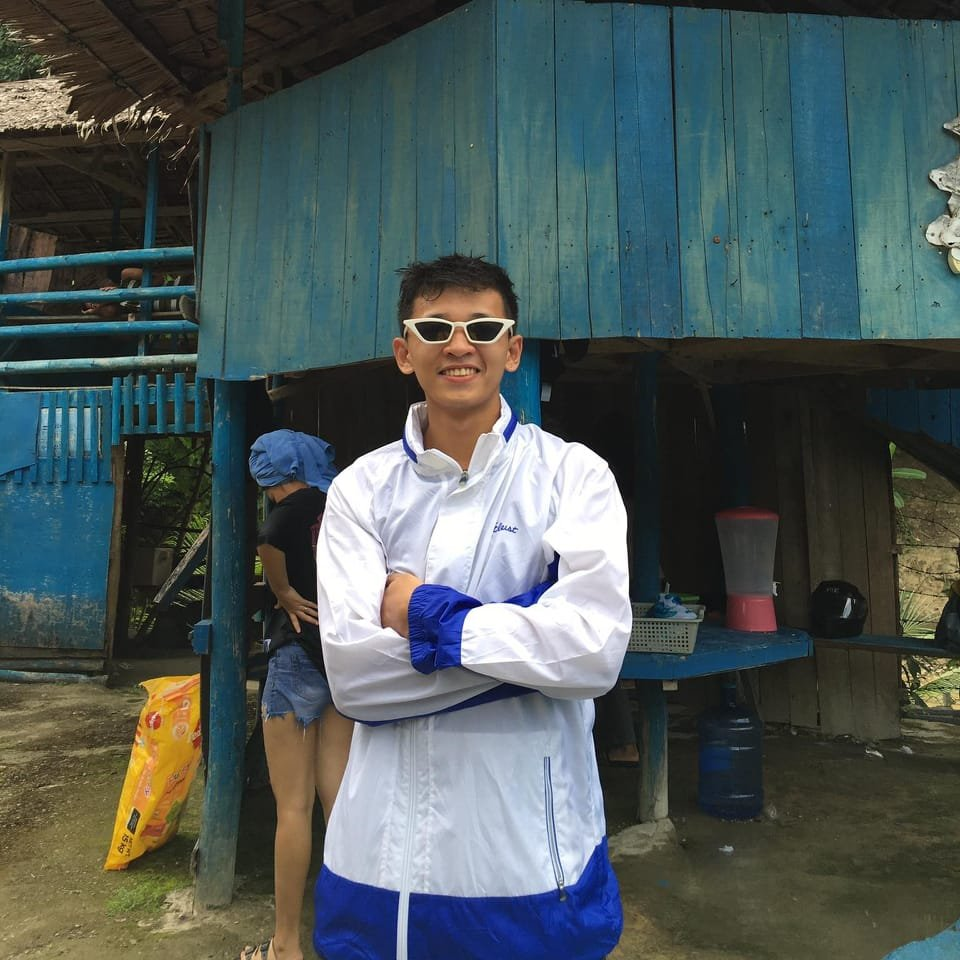
#> input picture Studet photo/364611658_2167526846775107_4682785096370128021_n.jpg, 960 x 960 px
$ python visual_feedback.py 'Studet photo/364611658_2167526846775107_4682785096370128021_n.jpg'   (older library calls are emulated)
#> lines starting #> are read from the running program, lines starting #| are printed output that depends on the picture; after the words box and inside, x2 and y2 are one past the last pixel; in counts of white or black regions, pixels touching at a corner belong together
### face_validation.py
import cv2
import numpy as np
import os
from PIL import Image
import io

class FaceValidator:
    def __init__(self):
        # Configuration parameters - you can adjust these
        self.blur_threshold = 80  # Lowered from 100 to be more lenient on blur
        self.background_threshold = 35  # Increased from 30 to be more lenient on background
        self.min_face_size = 0.08  # Lowered from 0.1 to allow slightly smaller faces
        self.max_face_size = 0.75  # Increased from 0.7 to allow slightly larger faces
        self.position_tolerance = 0.25  # Increased from 0.2 to be more lenient on centering

        # Load face cascade
        cascade_path = cv2.data.haarcascades + "haarcascade_frontalface_default.xml"
        self.face_cascade = cv2.CascadeClassifier(cascade_path)

        # Load eye cascade for additional validation
        eye_cascade_path = cv2.data.haarcascades + "haarcascade_eye.xml"
        self.eye_cascade = cv2.CascadeClassifier(eye_cascade_path)

    def validate_from_file(self, image_path):
        """Validate a profile image from a file path"""
        # Read image
        image = cv2.imread(image_path)
#> image is the input picture: shape (960, 960, 3); mean B, G, R 87.2, 88, 76.3
        if image is None:
            return {"valid": False, "error": "Could not read image file"}

        return self._validate_image(image)

    # [18 lines left out: functions validate_from_buffer, validate_from_pil, not called in this run]

    def _validate_image(self, image):
        """Core validation logic for a profile image"""
        # Check image dimensions and resize if needed
        height, width = image.shape[:2]
#> height = 960; width = 960
        if width < 300 or height < 300:
            # If image is too small but has reasonable dimensions, try to resize it
            if width >= 150 and height >= 150 and width/height >= 0.5 and width/height <= 2.0:
                # Resize to minimum dimensions
                scale = max(300/width, 300/height)
                new_width = int(width * scale)
                new_height = int(height * scale)
                image = cv2.resize(image, (new_width, new_height), interpolation=cv2.INTER_LANCZOS4)
                height, width = image.shape[:2]
                print(f"Image resized from {width}x{height} to {new_width}x{new_height}")
            else:
                return {"valid": False, "error": "Image resolution too low (minimum 300x300 pixels required)"}

        # Check if image is blurry
        blur_result = self._check_image_blur(image)
        if blur_result["is_blurry"]:
            return {
                "valid": False,
                "error": "Image is too blurry. Please upload a clearer photo.",
                "details": blur_result
            }

        # Check background
        background_result = self._check_background(image)
        if not background_result["is_plain_background"]:
            return {
                "valid": False,
                "error": "Background is not plain or uniform. Please use a solid white or light background.",
                "details": background_result
            }

        if not background_result["is_light_background"]:
            return {
                "valid": False,
                "error": "Background is not light enough. Please use a white or light-colored background.",
                "details": background_result
            }

        # Detect face and validate
        face_result = self._validate_face(image)
        if not face_result["valid"]:
            return face_result

        # All checks passed
        return {
            "valid": True,
            "message": "Profile image meets all requirements",
            "details": {
                "blur": blur_result,
                "background": background_result,
                "face": face_result
            }
        }

    def _check_image_blur(self, image):
        """Check if an image is blurry using Laplacian variance"""
        gray = cv2.cvtColor(image, cv2.COLOR_BGR2GRAY)
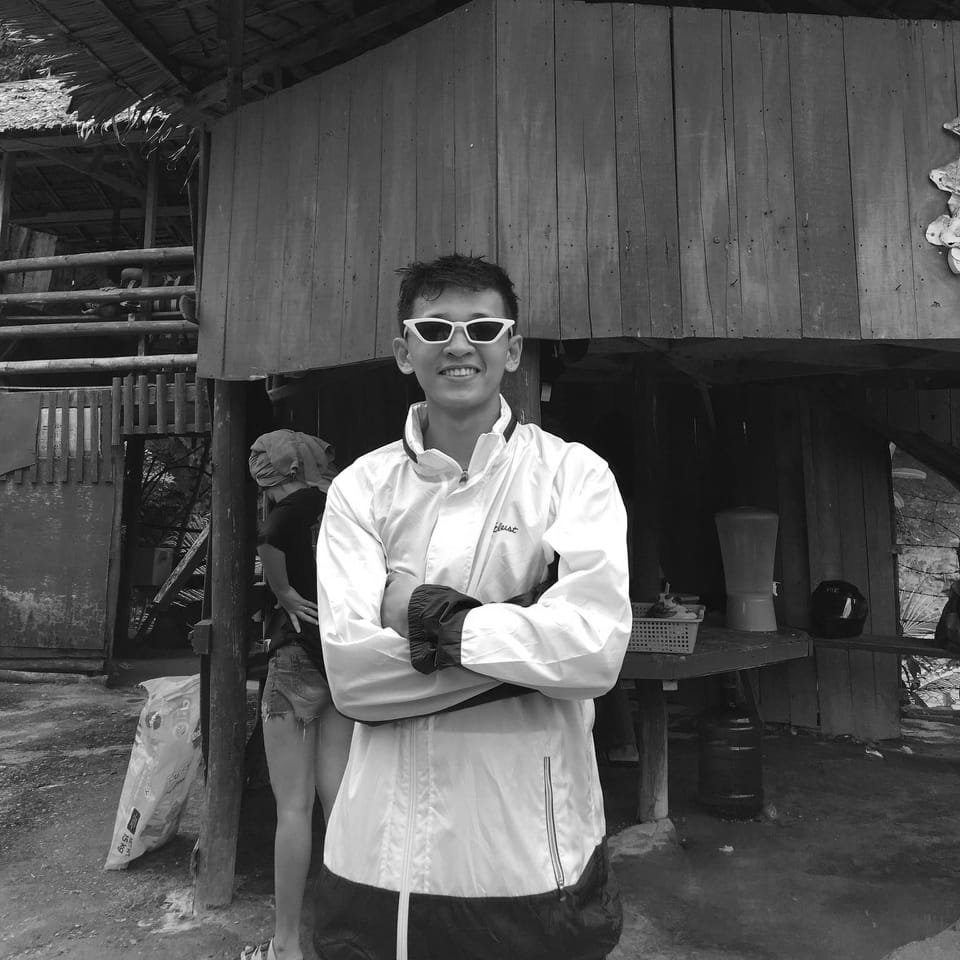
#> gray: shape (960, 960); min 0, max 255, mean 84.4
        laplacian_var = cv2.Laplacian(gray, cv2.CV_64F).var()
#> laplacian_var = 560.8
#> in _validate_image, `blur_result = self._check_image_blur(image)`: blur_result = {'is_blurry': False, 'laplacian_variance': 560.8, 'threshold': 80}

        return {
            "is_blurry": laplacian_var < self.blur_threshold,
            "laplacian_variance": laplacian_var,
            "threshold": self.blur_threshold
        }

    def _check_background(self, image):
        """Check if image has a plain, uniform background"""
        # Sample background from edges
        h, w = image.shape[:2]
#> h = 960; w = 960

        # Sample points from edges
        edge_points = [
            (0, 0),                # Top-left
            (w-1, 0),              # Top-right
            (0, h-1),              # Bottom-left
            (w-1, h-1),            # Bottom-right
            (w//2, 0),             # Top-middle
            (w//2, h-1),           # Bottom-middle
            (0, h//2),             # Left-middle
            (w-1, h//2)            # Right-middle
        ]

        # Get background color samples
        bg_colors = []
        for x, y in edge_points:
            bg_colors.append(image[y, x])
#> after the loop, bg_colors = [[34, 43, 56], [30, 30, 30], [71, 114, 129], [138, 129, 85], [65, 61, 42], [106, 32, 14], [66, 49, 10], [20, 23, 21]]

        # Calculate average background color
        avg_bg = np.mean(bg_colors, axis=0)
#> avg_bg = [66.25, 60.12, 48.38]

        # Count pixels that differ significantly from background
        non_bg_pixels = 0
        total_pixels = h * w
#> total_pixels = 921600

        # Sample a subset of pixels for efficiency
        sample_step = max(1, min(h, w) // 100)
#> sample_step = 9

        for y in range(0, h, sample_step):
            for x in range(0, w, sample_step):
                pixel = image[y, x]
                color_diff = np.sqrt(np.sum((pixel - avg_bg) ** 2))
                if color_diff > self.background_threshold:
                    non_bg_pixels += 1
#> after the loop, non_bg_pixels = 9420

        # Adjust for sampling
        sampled_pixels = (h // sample_step) * (w // sample_step)
#> sampled_pixels = 11236
        non_bg_percentage = (non_bg_pixels / sampled_pixels) * 100
#> non_bg_percentage = 83.84

        # Check if background is light colored
        is_light_bg = (
            avg_bg[0] > 200 and
            avg_bg[1] > 200 and
            avg_bg[2] > 200
        )
#> is_light_bg = False

        return {
            "is_plain_background": non_bg_percentage < 30,
            "is_light_background": is_light_bg,
            "background_percentage": 100 - non_bg_percentage,
            "avg_background": avg_bg.tolist()
        }

    # [160 lines left out: functions _validate_face, process_profile_picture, not called in this run]

### visual_feedback.py
import cv2
import numpy as np
import os
import argparse
from face_validation import FaceValidator

def visualize_validation(image_path, output_path=None):
    """
    Create a visual representation of validation results to help users understand
    why their photo passed or failed validation.
    """
    # Initialize validator
    validator = FaceValidator()

    # Validate image
    result = validator.validate_from_file(image_path)
#> in _validate_image, `background_result = self._check_background(image)`: background_result = {'is_plain_background': False, 'is_light_background': False, 'background_percentage': 16.16, 'avg_background': [66.25, 60.12, 48.38]}
#> result = 3 items

    # Read image
    image = cv2.imread(image_path)
    if image is None:
        print(f"Could not read image: {image_path}")
        return

    # Create a visualization canvas
    height, width = image.shape[:2]
#> height = 960; width = 960
    canvas_width = max(width, 500)
#> canvas_width = 960
    canvas_height = height + 300  # Extra space for feedback
#> canvas_height = 1260
    canvas = np.ones((canvas_height, canvas_width, 3), dtype=np.uint8) * 255

    # Add image to canvas
    y_offset = 10
    x_offset = (canvas_width - width) // 2
#> x_offset = 0
    canvas[y_offset:y_offset+height, x_offset:x_offset+width] = image
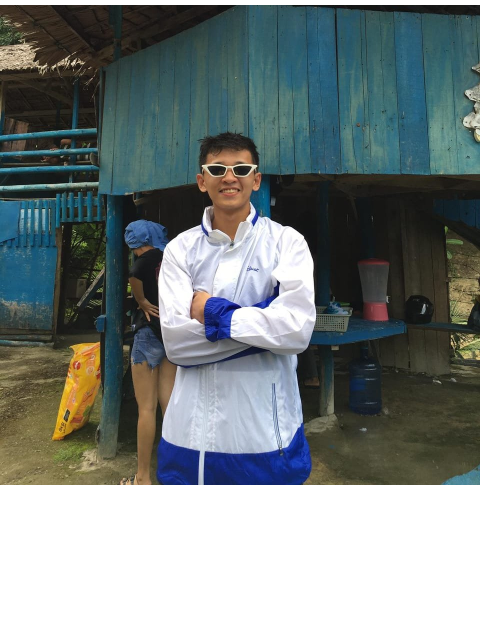
#> canvas: shape (1260, 960, 3) (shown at 1/2 size); mean B, G, R 127.1, 127.7, 118.8

    # Add colored border based on validation result
    border_color = (0, 255, 0) if result["valid"] else (0, 0, 255)  # Green for valid, Red for invalid
#> border_color = (0, 0, 255)
    cv2.rectangle(
        canvas,
        (x_offset-5, y_offset-5),
        (x_offset+width+5, y_offset+height+5),
        border_color,
        3
    )

    # Add validation result header
    header_y = y_offset + height + 40
#> header_y = 1010
    header_text = "✓ VALID: Photo meets all requirements" if result["valid"] else "✗ INVALID: " + result["error"]
    header_color = (0, 150, 0) if result["valid"] else (0, 0, 150)
#> header_color = (0, 0, 150)

    cv2.putText(
        canvas,
        header_text,
        (20, header_y),
        cv2.FONT_HERSHEY_SIMPLEX,
        0.8,
        header_color,
        2
    )

    # Add detailed feedback
    y_pos = header_y + 40
#> y_pos = 1050
    line_height = 30

    if "details" in result:
        # Blur check
        if "blur" in result["details"]:
            blur = result["details"]["blur"]
            blur_text = f"Blur check: {'FAILED' if blur['is_blurry'] else 'PASSED'} - Sharpness score: {blur['laplacian_variance']:.1f}/{blur['threshold']}"
            blur_color = (0, 0, 150) if blur["is_blurry"] else (0, 150, 0)
            cv2.putText(canvas, blur_text, (20, y_pos), cv2.FONT_HERSHEY_SIMPLEX, 0.7, blur_color, 1)
            y_pos += line_height

        # Background check
        if "background" in result["details"]:
            bg = result["details"]["background"]
            bg_text = f"Background check: {'FAILED' if not bg['is_plain_background'] else 'PASSED'} - Uniformity: {bg['background_percentage']:.1f}%"
            bg_color = (0, 0, 150) if not bg["is_plain_background"] else (0, 150, 0)
            cv2.putText(canvas, bg_text, (20, y_pos), cv2.FONT_HERSHEY_SIMPLEX, 0.7, bg_color, 1)
            y_pos += line_height

            bg_light_text = f"Background color: {'FAILED' if not bg['is_light_background'] else 'PASSED'} - Should be white/light"
            bg_light_color = (0, 0, 150) if not bg["is_light_background"] else (0, 150, 0)
            cv2.putText(canvas, bg_light_text, (20, y_pos), cv2.FONT_HERSHEY_SIMPLEX, 0.7, bg_light_color, 1)
            y_pos += line_height

        # Face check
        if "face" in result["details"]:
            face = result["details"]["face"]
            if not isinstance(face, dict) or not face.get("valid", True):
                face_text = f"Face check: FAILED - {face.get('error', 'Face validation failed') if isinstance(face, dict) else 'Face validation failed'}"
                cv2.putText(canvas, face_text, (20, y_pos), cv2.FONT_HERSHEY_SIMPLEX, 0.7, (0, 0, 150), 1)
            else:
                face_text = f"Face check: PASSED - Face properly detected and positioned"
                cv2.putText(canvas, face_text, (20, y_pos), cv2.FONT_HERSHEY_SIMPLEX, 0.7, (0, 150, 0), 1)
            y_pos += line_height

            # Add face details if available
            if isinstance(face, dict) and "face_ratio" in face:
                ratio_text = f"Face size: {face['face_ratio']*100:.1f}% of image (should be between {validator.min_face_size*100:.1f}% and {validator.max_face_size*100:.1f}%)"
                ratio_color = (0, 150, 0)
                if face["face_ratio"] < validator.min_face_size or face["face_ratio"] > validator.max_face_size:
                    ratio_color = (0, 0, 150)
                cv2.putText(canvas, ratio_text, (40, y_pos), cv2.FONT_HERSHEY_SIMPLEX, 0.6, ratio_color, 1)
                y_pos += line_height

            if isinstance(face, dict) and "horizontal_offset" in face and "vertical_offset" in face:
                pos_text = f"Face position: {face['horizontal_offset']*100:.1f}% horizontal, {face['vertical_offset']*100:.1f}% vertical offset"
                pos_color = (0, 150, 0)
                if face["horizontal_offset"] > validator.position_tolerance or face["vertical_offset"] > validator.position_tolerance:
                    pos_color = (0, 0, 150)
                cv2.putText(canvas, pos_text, (40, y_pos), cv2.FONT_HERSHEY_SIMPLEX, 0.6, pos_color, 1)
                y_pos += line_height

    # Add guidelines for improvement
    y_pos += 20
#> y_pos = 1070
    cv2.putText(canvas, "Guidelines for a valid ID photo:", (20, y_pos), cv2.FONT_HERSHEY_SIMPLEX, 0.7, (100, 100, 100), 1)
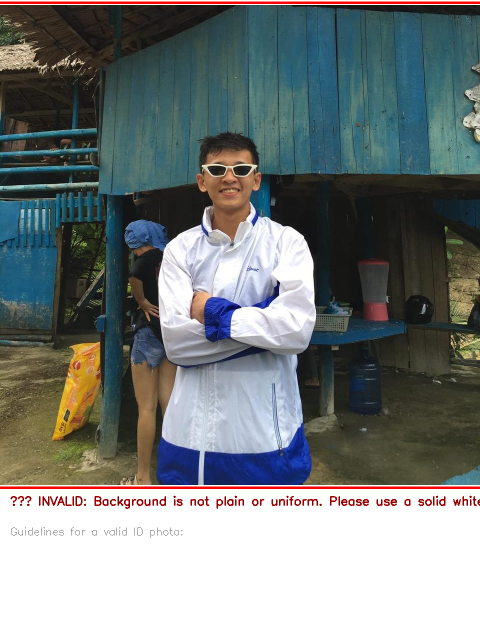
#> canvas: shape (1260, 960, 3) (shown at 1/2 size); mean B, G, R 123.8, 124.4, 118.2
    y_pos += line_height

    guidelines = [
        "- Use a high-resolution camera (minimum 300x300 pixels)",
        "- Ensure good lighting with no shadows on face",
        "- Use a plain white or light-colored background",
        "- Look directly at the camera with a neutral expression",
        "- Keep your head straight (not tilted)",
        "- Ensure your face is centered and takes up 10-70% of the image"
    ]

    for guideline in guidelines:
        cv2.putText(canvas, guideline, (40, y_pos), cv2.FONT_HERSHEY_SIMPLEX, 0.6, (100, 100, 100), 1)
        y_pos += line_height
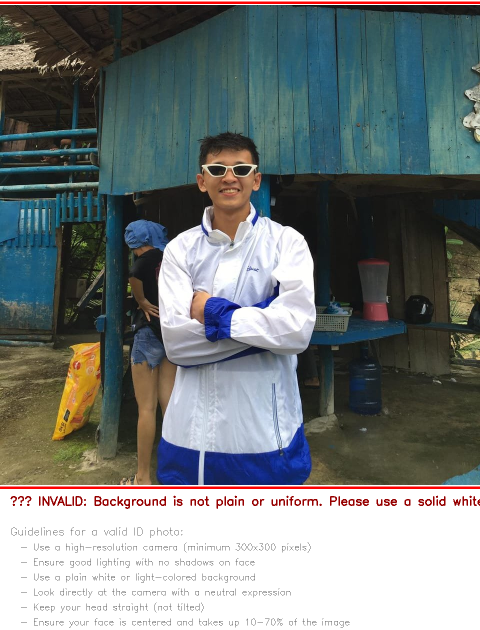
#> canvas: shape (1260, 960, 3) (shown at 1/2 size); 0.49% of pixels changed, all inside (x1, y1, x2, y2) = (42, 1085, 699, 1255)
#> after the loop, y_pos = 1280

    # Draw face detection if available
    if not result.get("valid", False) and "details" in result and "face" in result["details"]:
        # Try to detect face for visualization
        gray = cv2.cvtColor(image, cv2.COLOR_BGR2GRAY)
        face_cascade = cv2.CascadeClassifier(cv2.data.haarcascades + "haarcascade_frontalface_default.xml")
        faces = face_cascade.detectMultiScale(gray, 1.1, 5, minSize=(30, 30))

        if len(faces) > 0:
            for (x, y, w, h) in faces:
                # Draw rectangle on the original image position in canvas
                cv2.rectangle(
                    canvas,
                    (x_offset + x, y_offset + y),
                    (x_offset + x + w, y_offset + y + h),
                    (255, 0, 0),
                    2
                )

    # Save or display the result
    if output_path:
        cv2.imwrite(output_path, canvas)
        print(f"Validation visualization saved to: {output_path}")
    else:
        cv2.imshow("Validation Result", canvas)
        cv2.waitKey(0)
        cv2.destroyAllWindows()

def main():
    parser = argparse.ArgumentParser(description='Visualize face validation results')
    parser.add_argument('image_path', help='Path to the image file to validate')
    parser.add_argument('--output', '-o', help='Path to save the visualization (optional)')
    args = parser.parse_args()

    if not os.path.exists(args.image_path):
        print(f"Error: Image file not found: {args.image_path}")
        return

    visualize_validation(args.image_path, args.output)

if __name__ == "__main__":
    main()

$ run again, on Studet photo/PURPLE.jpg
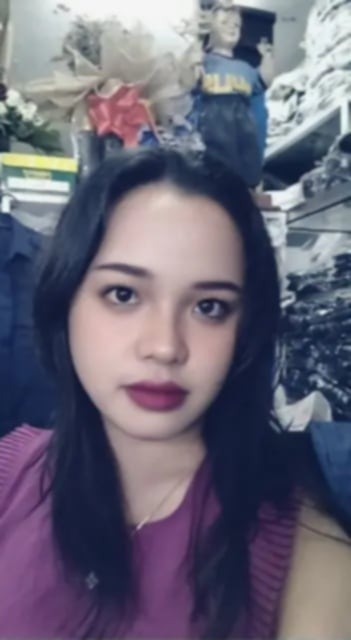
#> input picture Studet photo/PURPLE.jpg, 351 x 640 px
#> in validate_from_file, image is the input picture: shape (640, 351, 3); mean B, G, R 119.2, 102.2, 105.5
#> in _check_image_blur, `gray = cv2.cvtColor(image, cv2.COLOR_BGR2GRAY)`:
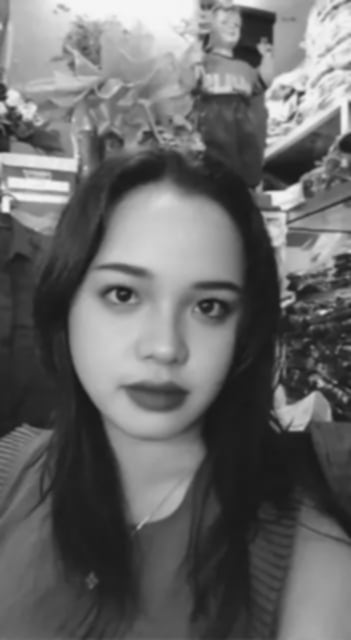
#> gray: shape (640, 351); min 22, max 248, mean 105.1
#> laplacian_var = 33.22
#> blur_result = {'is_blurry': True, 'laplacian_variance': 33.22, 'threshold': 80}
#> result = 3 items
#> border_color = (0, 0, 255)
#> header_color = (0, 0, 150)
#> after the loop in visualize_validation, `for guideline in guidelines:`:
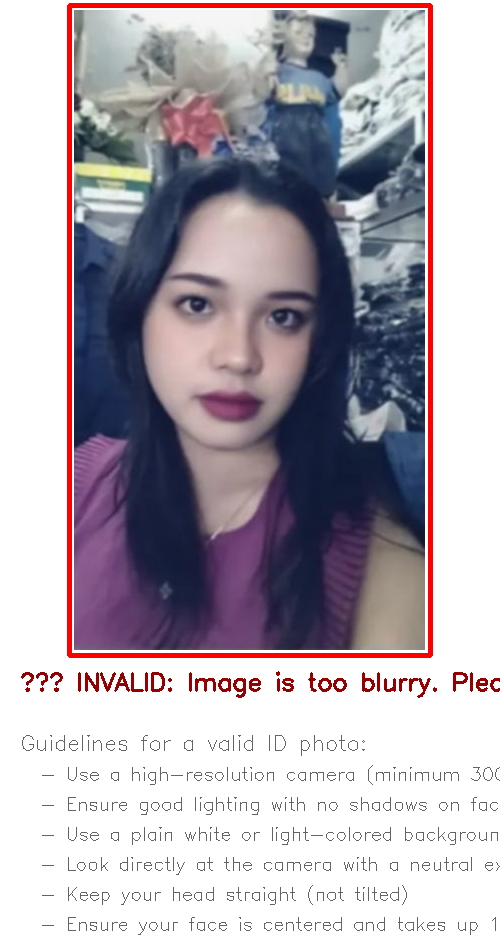
#> canvas: shape (940, 500, 3); mean B, G, R 181.1, 173, 181
#> after the loop in visualize_validation, `for guideline in guidelines:`: y_pos = 960
